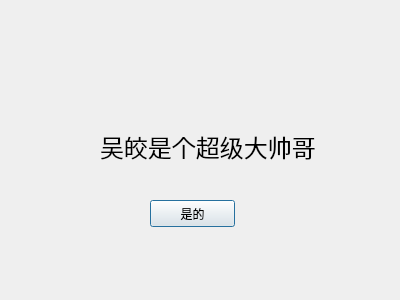
<?xml version="1.0" encoding="UTF-8"?>
<ui version="4.0">
 <class>MDialog</class>
 <widget class="QDialog" name="MDialog">
  <property name="geometry">
   <rect>
    <x>0</x>
    <y>0</y>
    <width>400</width>
    <height>300</height>
   </rect>
  </property>
  <property name="windowTitle">
   <string>Dialog</string>
  </property>
  <widget class="QPushButton" name="pushButton">
   <property name="geometry">
    <rect>
     <x>150</x>
     <y>200</y>
     <width>85</width>
     <height>27</height>
    </rect>
   </property>
   <property name="text">
    <string>是的</string>
   </property>
  </widget>
  <widget class="QLabel" name="label">
   <property name="geometry">
    <rect>
     <x>100</x>
     <y>130</y>
     <width>216</width>
     <height>33</height>
    </rect>
   </property>
   <property name="font">
    <font>
     <family>Noto Sans [unknown]</family>
     <pointsize>18</pointsize>
    </font>
   </property>
   <property name="text">
    <string>吴皎是个超级大帅哥</string>
   </property>
  </widget>
 </widget>
 <resources/>
 <connections>
  <connection>
   <sender>pushButton</sender>
   <signal>clicked()</signal>
   <receiver>MDialog</receiver>
   <slot>accept()</slot>
   <hints>
    <hint type="sourcelabel">
     <x>192</x>
     <y>213</y>
    </hint>
    <hint type="destinationlabel">
     <x>199</x>
     <y>149</y>
    </hint>
   </hints>
  </connection>
 </connections>
</ui>
